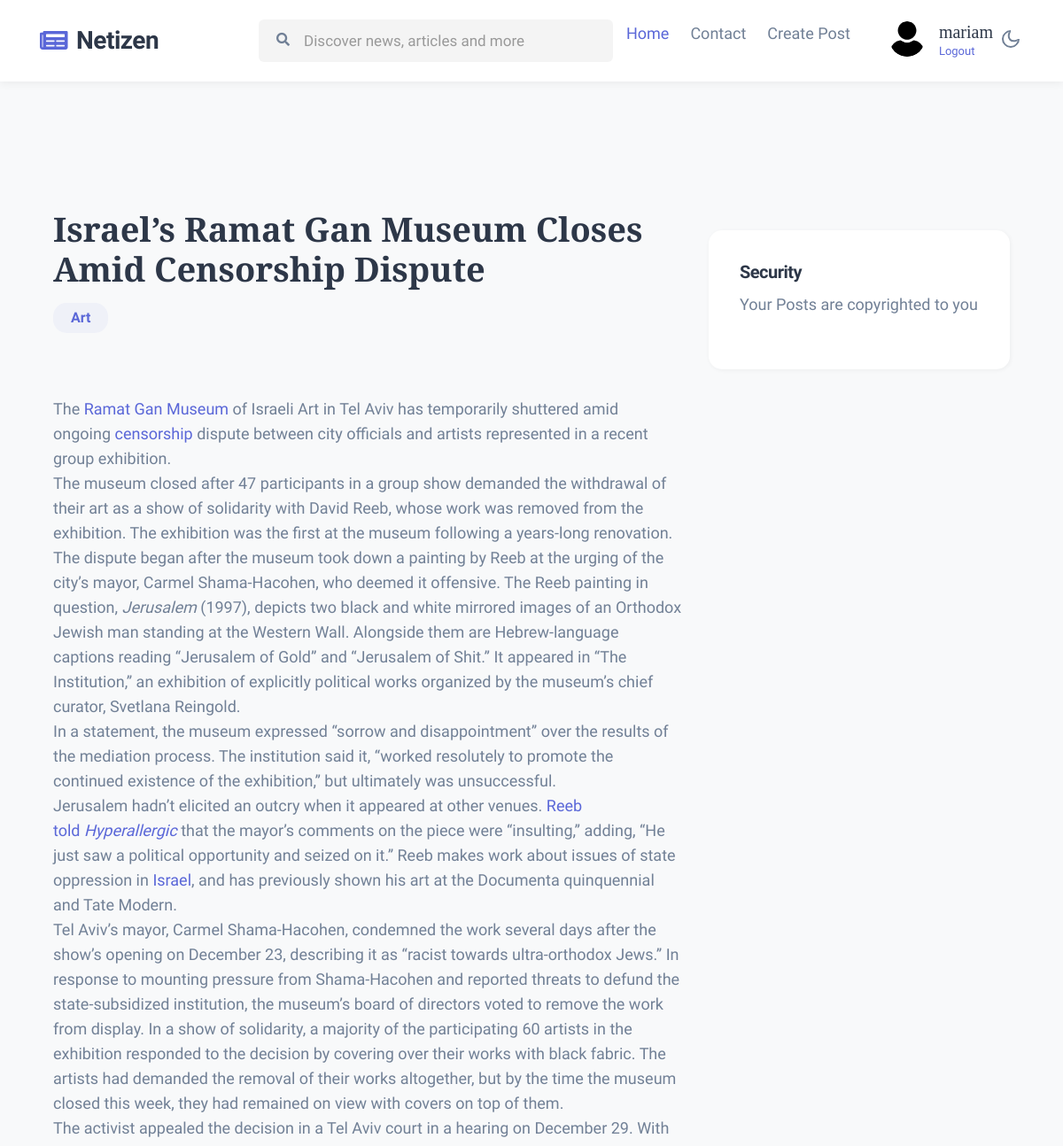
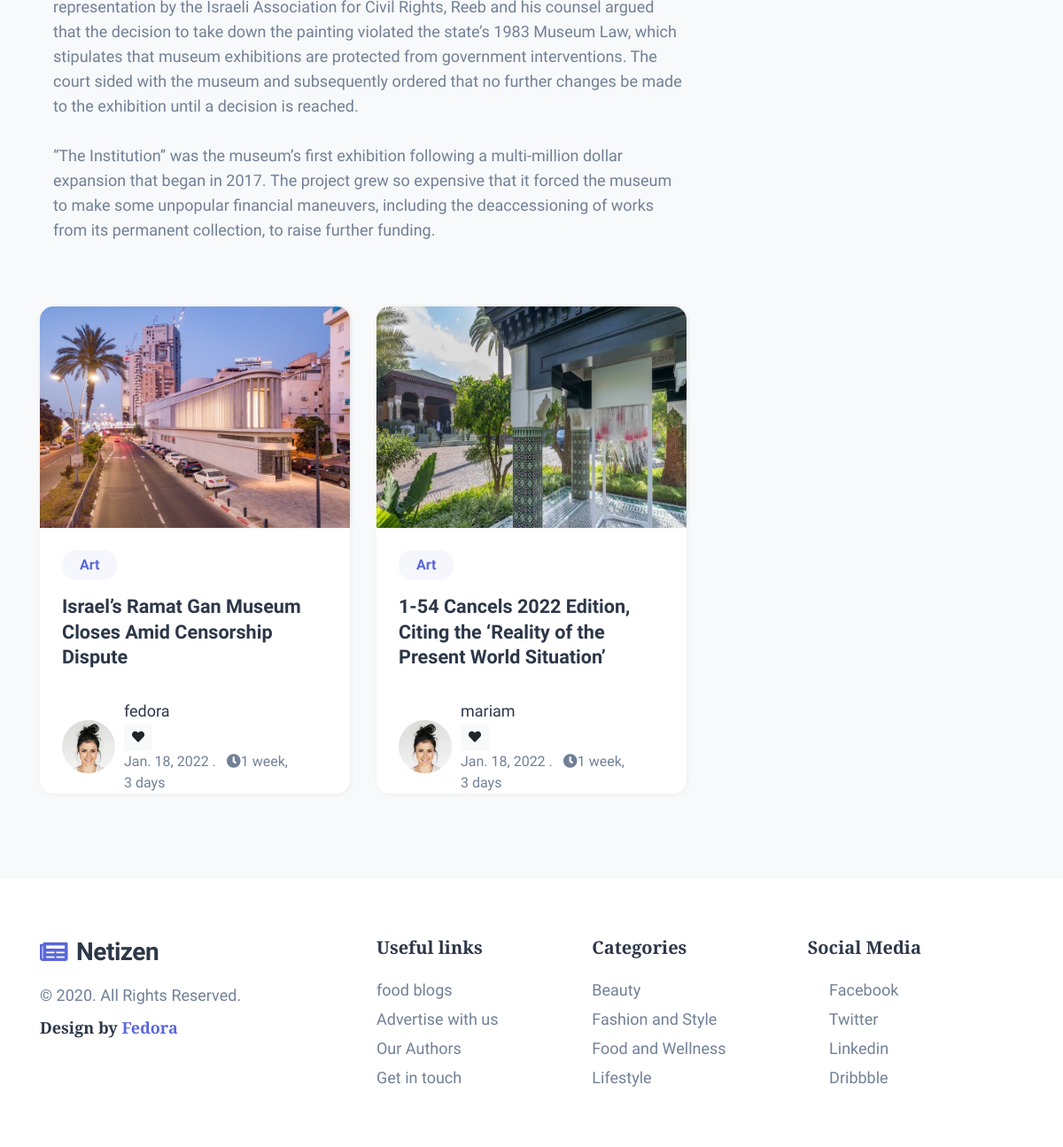
Screenshot of /article/postDetail/1/ (signed in) with the database file from the repository (2 pictures, top to bottom).
### posts/models.py (models this page shows, shortened)
class Post(models.Model):
	category = models.ForeignKey(Category, on_delete=models.CASCADE )
	author = models.ForeignKey(User, related_name="author", on_delete=models.CASCADE, blank = True, null=True)
	title = models.CharField(max_length = 200)
	image = models.ImageField(blank = True, upload_to = 'images', null = True)
	details = RichTextField()
	liked = models.ManyToManyField(User, blank=True, related_name='liked')
	created = models.DateField(auto_now_add = True)
	updated = models.DateField(auto_now = True)

class Category(MPTTModel):
	parent = TreeForeignKey('self', on_delete=models.CASCADE, null=True, blank=True, related_name='children')
	title = models.CharField(max_length = 100)
	icon = models.CharField(max_length = 3000)
	description = RichTextField()
	created = models.DateField(auto_now_add = True)
	updated = models.DateField(auto_now = True)
	def __str__(self) -> str:
		return self.title
	class MPTTMeta:
		order_insertion_by = ['title']

### posts/views.py (the view)
# urls.py: path('postDetail/<int:pk>/', postDetail, name='postDetail'),
def postDetail(required, pk):
    post = Post.objects.get(pk = pk)
    postlist = Post.objects.all()[:3]
    context = {
        'post':post,
        'postlist':postlist,
    }
    return render(required, "postDetails.html", context)

### posts/templates/postDetails.html (shortened to what this page needs)
{% extends 'base.html' %}
{% load static %}
{% block content %}
<div class="w3l-homeblock2 py-5">
    <div class="container pt-md-4 pb-md-5">
        <div class="w3l-contact-10 py-5" id="contact">
            <div class="form-41-mian pt-lg-4 pt-md-3 pb-md-4">
                <div class="container">
                    <div class="row">
                        <div class="col-lg-8 form-inner-cont">
                            <h3 class="category-title mb-3"> {{post.title}}</h3>
                            <span class="label-blue mb-sm-4 mb-3">{{post.category}}</span>
                            <p class="mb-sm-5 mb-4 max-width">{{post.details|safe}}</p>
                        </div>
                        <div class="col-lg-4 contacts-5-grid-main section-gap mt-lg-0 mt-5">
                            <div class="contacts-5-grid">
                                <div class="map-content-5">
                                    <section class="tab-content">
                                        <div class="contact-type">
                                            <div class="address-grid mb-4">
                                                <h6>Security</h6>
                                                <p>Your Posts are copyrighted to you</p>
                                            </div>
                                        </div>
                                    </section>
                                </div>
                            </div>
                        </div>
                    </div>
                </div>
            </div>
        </div>
        <div class="row">
            {% for x in postlist %}
            <div class="col-lg-4 col-md-6 item">
                <div class="card">
                    <div class="card-header p-0 position-relative">
                        <a href="/article/postDetail/{{x.id}}">
                            <img class="card-img-bottom d-block radius-image-full" style="height: 250px;"
                                src="{{x.image.url}}" alt="Card image cap">
                        </a>
                    </div>
                    <div class="card-body blog-details" style="height: 300px;">
                        <span class="label-blue"><a href="">{{x.category}}</a></span>
                        <a href="/article/postDetail/{{x.id}}" class="blog-desc">{{x.title |truncatechars:90 }}
                        </a>
                        <div class="author align-items-center mt-3 mb-1">
                            <img src="{% static 'assets/images/a2.jpg' %}" alt="" class="img-fluid rounded-circle" />
                            <ul class="blog-meta">
                                <li>
                                    <a href="#">{{x.author}}</a> </a>
                                    <form action="/" method="Post">
                                        <button class="btn btn-light btn-sm" type="submit" name="post_id" value="{{x.id}}">
                                            <i class="fa fa-heart" aria-hidden="true" id="like"></i>
                                        </button>
                                    </form>
                                </li>
                                <li class="meta-item blog-lesson">
                                    <span class="meta-value"> {{x.created}} </span>. <span
                                        class="meta-value ml-2"><span class="fa fa-clock-o"></span>{{x.created|timesince }}</span>
                                </li>
                            </ul>
                        </div>
                    </div>
                </div>
            </div>
            {% endfor %}
        </div>
    </div>
</div>
{% endblock %}

### home/templates/temps/header.html (shortened to what this page needs)
{% load static %}
<!doctype html>
<html lang="en">
<head>
	<link rel="stylesheet" href="{% static 'assets/css/style-starter.css' %}">
	<link href="https://cdnjs.cloudflare.com/ajax/libs/font-awesome/5.13.0/css/all.min.css" rel="stylesheet">
	<link rel="stylesheet" href="https://use.fontawesome.com/releases/v5.7.2/css/all.css"
>
</head>
<body>
	<header class="w3l-header">
		<div class="container">
			<nav class="navbar navbar-expand-lg navbar-light fill px-lg-0 py-0 px-sm-3 px-0">
				<a class="navbar-brand" href="/">
					<span class="fa fa-newspaper-o"></span> Netizen</a>
				<div class="collapse navbar-collapse" id="navbarSupportedContent"
					style="font-size: small; font-weight: 200;">
					<nav class="mx-auto">
						<div class="search-bar">
							<form class="search">
								<input type="search" class="search__input" name="search"
									placeholder="Discover news, articles and more" onload="equalWidth()" required>
								<span class="fa fa-search search__icon"></span>
							</form>
						</div>
					</nav>
					<ul class="navbar-nav">
						<li class="nav-item active">
							<a class="nav-link" href="/">Home</a>
						</li>
						<li class="nav-item @@contact__active">
							<a class="nav-link" href="contact.html">Contact</a>
						</li>
						{% if user.id is not None%}
						<li class="nav-item">
							<a class="nav-link" href="/article/addpost/">Create Post</a>
						</li>
						{% endif %}
						{% if user.id is not None%}
						<div class="header-author d-flex ml-lg-4 pl-2 mt-lg-0 mt-3">
							<div class="author align-items-center">
								<img src="{% static 'assets/images/user.png' %}" alt="" width="40px" class="img-fluid rounded-circle" />
							</div>
							<div class="align-self ml-3">
								<a href="#author">
									<h5>{{user.username}}</h5>
								</a>
								<a href="{% url 'logout' %}">Logout</a>
							</div>
						</div>
						{% else %}
							<li class="nav-item @@contact__active"><a class="nav-link" href="/profile/register">Join Netizen</a></li>
							<li class="nav-item @@contact__active"><a class="nav-link" href="/profile/login">Login</a></li>
						{% endif %}
					</ul>
				</div>
				<div class="mobile-position">
					<nav class="navigation">
						<div class="theme-switch-wrapper">
							<label class="theme-switch" for="checkbox">
								<div class="mode-container">
									<i class="gg-moon"></i>
								</div>
							</label>
						</div>
					</nav>
				</div>
		</div>
	</header>

### rows the page displays
Post: title "Israel’s Ramat Gan Museum Closes Amid Censorship Dispute", category "Art", details "The Ramat Gan Museum of Israeli Art in Tel Aviv has temporarily shuttered amid ongoing censorship dispute between city officials and artists represented in a recent group exhibition. The museum closed after 47 participants in a group show demanded the withdrawal of their art as a show of solidarity with David Reeb, whose work was removed from the exhibition. The exhibition was the first at the museum following a years-long renovation. The dispute began after the museum took down a painting by Reeb at the urging of the city’s mayor, Carmel Shama-Hacohen, who deemed it offensive. The Reeb painting in question, Jerusalem (1997), depicts two black and white mirrored images of an Orthodox Jewish…", image (picture), author "fedora", {{ x.id }} 1 (drawn), created "Jan. 18, 2022", created "1 week, 3 days"
Post: image (picture), category "Art", title "1-54 Cancels 2022 Edition, Citing the ‘Reality of the Present World Situation’", author "mariam", {{ x.id }} 2 (drawn), created "Jan. 18, 2022", created "1 week, 3 days"

### other values shown
{{ user.username }} "mariam"
